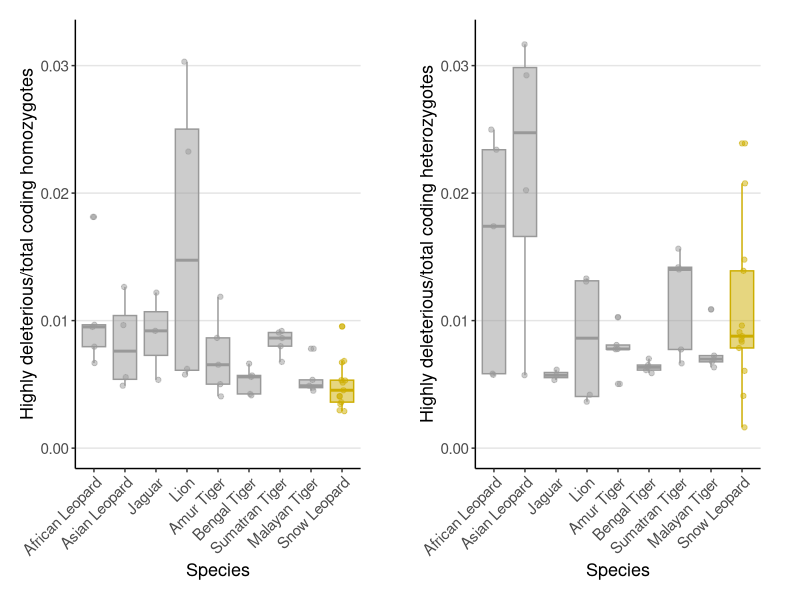
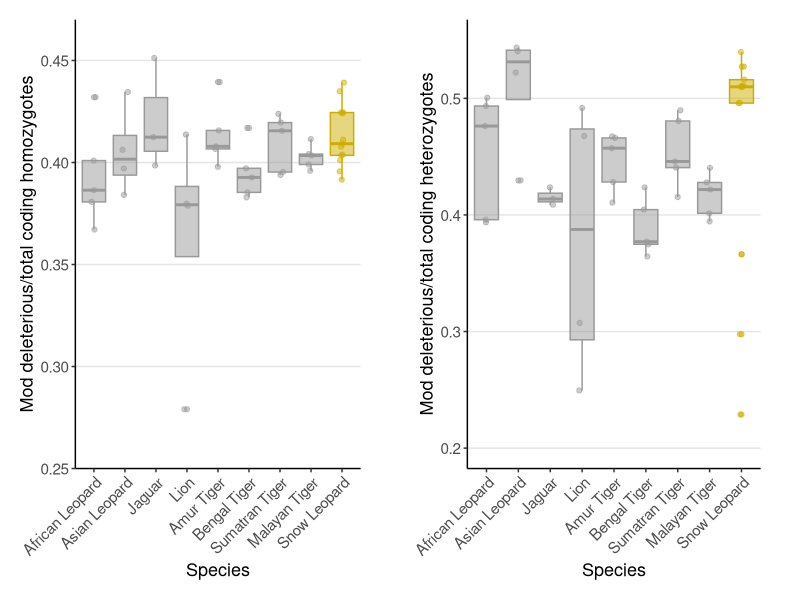

Write the R code that produced these figures, in order.
setwd("~/Documents/R")
library(ggplot2)

library(gridExtra)

cbPalette = c("Jaguar" = "grey60", "Lion" = "grey60", "Amur Tiger" = "grey60", "Bengal Tiger" = "grey60","Sumatran Tiger" = "grey60", "Malayan Tiger" = "grey60", "Snow Leopard" = "gold3",  "Asian Leopard" = "grey60", "African Leopard" = "grey60")

LoadFinal <- read.csv("Panthera_Load_Final_cleaned.csv", header = T)


####High

High_tot_hom <- ggplot(LoadFinal, aes(x=population, y=High_tot_hom, color = population, fill = population)) + 
  geom_boxplot(alpha=0.5) +
  theme(legend.position="none") +
  xlab("Species") + ylab("Highly deleterious/total coding homozygotes")

High_tot_homa <- High_tot_hom + scale_y_continuous() + 
  scale_x_discrete(limits=c("African Leopard", "Asian Leopard", "Jaguar", "Lion", "Amur Tiger", "Bengal Tiger","Sumatran Tiger", "Malayan Tiger", "Snow Leopard"))+
  theme_classic()+ 
  ylim(0,0.032)+ 
  scale_fill_manual(name = "population", values = cbPalette) +
  scale_color_manual(name = "population", values = cbPalette) +
  geom_jitter(height = 0, width = 0.1, alpha = 0.5, cex=1.5) +
  theme(axis.text.x = element_text(angle = 45, hjust = 1, vjust = 1,size = 11), 
        axis.text.y = element_text(size = 11), 
        axis.title.x = element_text(size = 13),
        axis.title.y = element_text(size = 13),
        strip.text = element_text(size = 13),
        legend.position = "none",
        panel.grid.major.y = element_line(color = "grey90"),
        plot.margin = margin(.5, 1, .5, .5, "cm"))

High_tot_het <- ggplot(LoadFinal, aes(x=population, y=High_tot_het, color = population, fill = population)) + 
  geom_boxplot(alpha=0.5) +
  theme(legend.position="none") +
  xlab("Species") + ylab("Highly deleterious/total coding heterozygotes")

High_tot_heta <- High_tot_het + scale_y_continuous() + 
  scale_x_discrete(limits=c("African Leopard", "Asian Leopard", "Jaguar", "Lion", "Amur Tiger", "Bengal Tiger","Sumatran Tiger", "Malayan Tiger", "Snow Leopard"))+
  theme_classic()+ 
  ylim(0,0.032)+ 
  scale_fill_manual(name = "population", values = cbPalette) +
  scale_color_manual(name = "population", values = cbPalette) +
  geom_jitter(height = 0, width = 0.1, alpha = 0.5, cex=1.5) +
  theme(axis.text.x = element_text(angle = 45, hjust = 1, vjust = 1,size = 11), 
        axis.text.y = element_text(size = 11), 
        axis.title.x = element_text(size = 13),
        axis.title.y = element_text(size = 13),
        strip.text = element_text(size = 13),
        legend.position = "none",
        panel.grid.major.y = element_line(color = "grey90"),
        plot.margin = margin(.5, 1, .5, .5, "cm"))

LoadFinal_d <- data.frame(LoadFinal)

SLsubet <- subset.data.frame(LoadFinal_d, population == "Snow Leopard")
JagSubset <- subset.data.frame(LoadFinal_d, population == "Jaguar")
AfLeopSubset <- subset.data.frame(LoadFinal_d, population == "African Leopard")
AsLeopSubset <- subset.data.frame(LoadFinal_d, population == "Asian Leopard")
Lionsubset <- subset.data.frame(LoadFinal_d, population == "Lion")
AmurSubset <- subset.data.frame(LoadFinal_d, population == "Amur Tiger")
BenSubset <- subset.data.frame(LoadFinal_d, population == "Bengal Tiger")
SumSubset <- subset.data.frame(LoadFinal_d, population == "Sumatran Tiger")
MalSubset <- subset.data.frame(LoadFinal_d, population == "Malayan Tiger")

wilcox.test(SLsubet$High_tot_hom, JagSubset$High_tot_hom)
wilcox.test(SLsubet$High_tot_hom, AfLeopSubset$High_tot_hom)
wilcox.test(SLsubet$High_tot_hom, AsLeopSubset$High_tot_hom)
wilcox.test(SLsubet$High_tot_hom, Lionsubset$High_tot_hom)
wilcox.test(SLsubet$High_tot_hom, AmurSubset$High_tot_hom)
wilcox.test(SLsubet$High_tot_hom, BenSubset$High_tot_hom)
wilcox.test(SLsubet$High_tot_hom, SumSubset$High_tot_hom)
wilcox.test(SLsubet$High_tot_hom, MalSubset$High_tot_hom)


wilcox.test(SLsubet$High_tot_het, JagSubset$High_tot_het)
wilcox.test(SLsubet$High_tot_het, AfLeopSubset$High_tot_het)
wilcox.test(SLsubet$High_tot_het, AsLeopSubset$High_tot_het)
wilcox.test(SLsubet$High_tot_het, Lionsubset$High_tot_het)
wilcox.test(SLsubet$High_tot_het, AmurSubset$High_tot_het)
wilcox.test(SLsubet$High_tot_het, BenSubset$High_tot_het)
wilcox.test(SLsubet$High_tot_het, SumSubset$High_tot_het)
wilcox.test(SLsubet$High_tot_het, MalSubset$High_tot_het)

grid.arrange(High_tot_homa, High_tot_heta, ncol = 2)

####Moderate

Mod_tot_hom <- ggplot(LoadFinal, aes(x=population, y=Mod_tot_hom, color = population, fill = population)) + 
  geom_boxplot(alpha=0.5) +
  theme(legend.position="none") +
  xlab("Species") + ylab("Mod deleterious/total coding homozygotes")

Mod_tot_homa <- Mod_tot_hom + scale_y_continuous() + 
  scale_x_discrete(limits=c("African Leopard", "Asian Leopard", "Jaguar", "Lion", "Amur Tiger", "Bengal Tiger","Sumatran Tiger", "Malayan Tiger", "Snow Leopard"))+
  theme_classic()+ 
  ylim(0.26,0.46)+ 
  scale_fill_manual(name = "population", values = cbPalette) +
  scale_color_manual(name = "population", values = cbPalette) +
  geom_jitter(height = 0, width = 0.1, alpha = 0.5, cex=1.5) +
  theme(axis.text.x = element_text(angle = 45, hjust = 1, vjust = 1,size = 11), 
        axis.text.y = element_text(size = 11), 
        axis.title.x = element_text(size = 13),
        axis.title.y = element_text(size = 13),
        strip.text = element_text(size = 13),
        legend.position = "none",
        panel.grid.major.y = element_line(color = "grey90"),
        plot.margin = margin(.5, 1, .5, .5, "cm"))

Mod_tot_het <- ggplot(LoadFinal, aes(x=population, y=Mod_tot_het, color = population, fill = population)) + 
  geom_boxplot(alpha=0.5) +
  theme(legend.position="none") +
  xlab("Species") + ylab("Mod deleterious/total coding heterozygotes")

Mod_tot_heta <- Mod_tot_het + scale_y_continuous() + 
  scale_x_discrete(limits=c("African Leopard", "Asian Leopard", "Jaguar", "Lion", "Amur Tiger", "Bengal Tiger","Sumatran Tiger", "Malayan Tiger", "Snow Leopard"))+
  theme_classic()+ 
  ylim(0.2,.55)+ 
  scale_fill_manual(name = "population", values = cbPalette) +
  scale_color_manual(name = "population", values = cbPalette) +
  geom_jitter(height = 0, width = 0.1, alpha = 0.5, cex=1.5) +
  theme(axis.text.x = element_text(angle = 45, hjust = 1, vjust = 1,size = 11), 
        axis.text.y = element_text(size = 11), 
        axis.title.x = element_text(size = 13),
        axis.title.y = element_text(size = 13),
        strip.text = element_text(size = 13),
        legend.position = "none",
        panel.grid.major.y = element_line(color = "grey90"),
        plot.margin = margin(.5, 1, .5, .5, "cm"))


wilcox.test(SLsubet$Mod_tot_hom, JagSubset$Mod_tot_hom)
wilcox.test(SLsubet$Mod_tot_hom, AfLeopSubset$Mod_tot_hom)
wilcox.test(SLsubet$Mod_tot_hom, AsLeopSubset$Mod_tot_hom)
wilcox.test(SLsubet$Mod_tot_hom, Lionsubset$Mod_tot_hom)
wilcox.test(SLsubet$Mod_tot_hom, AmurSubset$Mod_tot_hom)
wilcox.test(SLsubet$Mod_tot_hom, BenSubset$Mod_tot_hom)
wilcox.test(SLsubet$Mod_tot_hom, SumSubset$Mod_tot_hom)
wilcox.test(SLsubet$Mod_tot_hom, MalSubset$Mod_tot_hom)

wilcox.test(SLsubet$Mod_tot_het, JagSubset$Mod_tot_het)
wilcox.test(SLsubet$Mod_tot_het, AfLeopSubset$Mod_tot_het)
wilcox.test(SLsubet$Mod_tot_het, AsLeopSubset$Mod_tot_het)
wilcox.test(SLsubet$Mod_tot_het, Lionsubset$Mod_tot_het)
wilcox.test(SLsubet$Mod_tot_het, AmurSubset$Mod_tot_het)
wilcox.test(SLsubet$Mod_tot_het, BenSubset$Mod_tot_het)
wilcox.test(SLsubet$Mod_tot_het, SumSubset$Mod_tot_het)
wilcox.test(SLsubet$Mod_tot_het, MalSubset$Mod_tot_het)


grid.arrange(Mod_tot_homa, Mod_tot_heta, ncol = 2)
